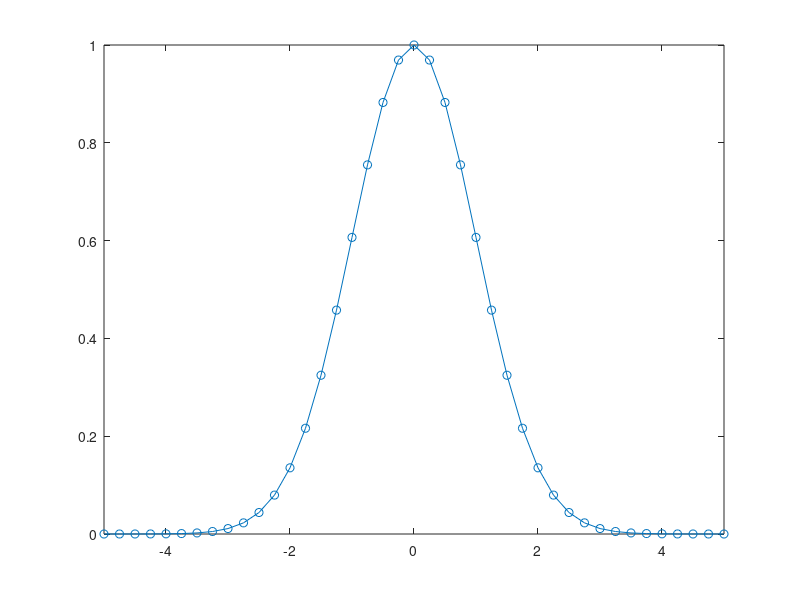
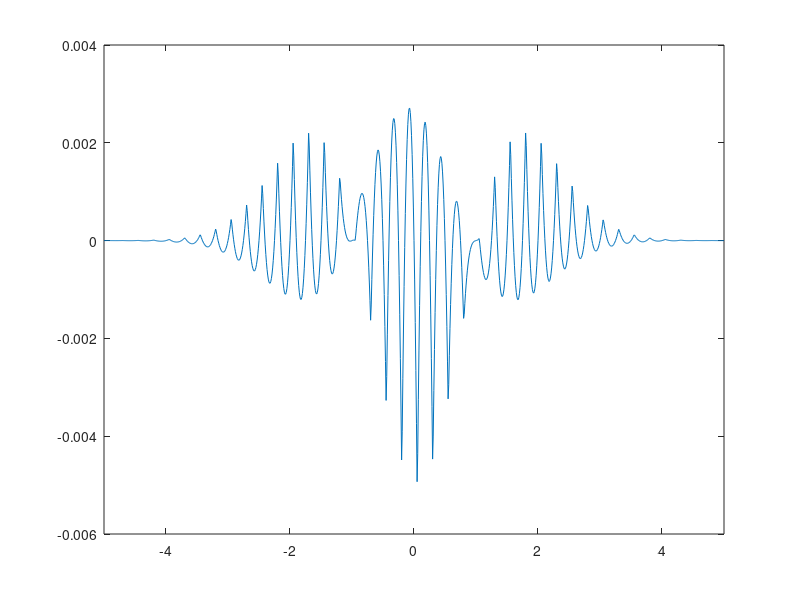
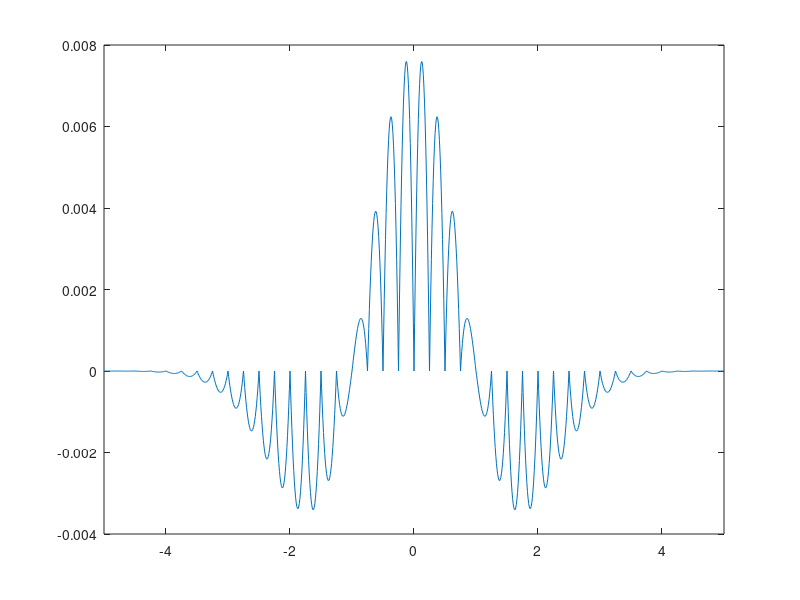
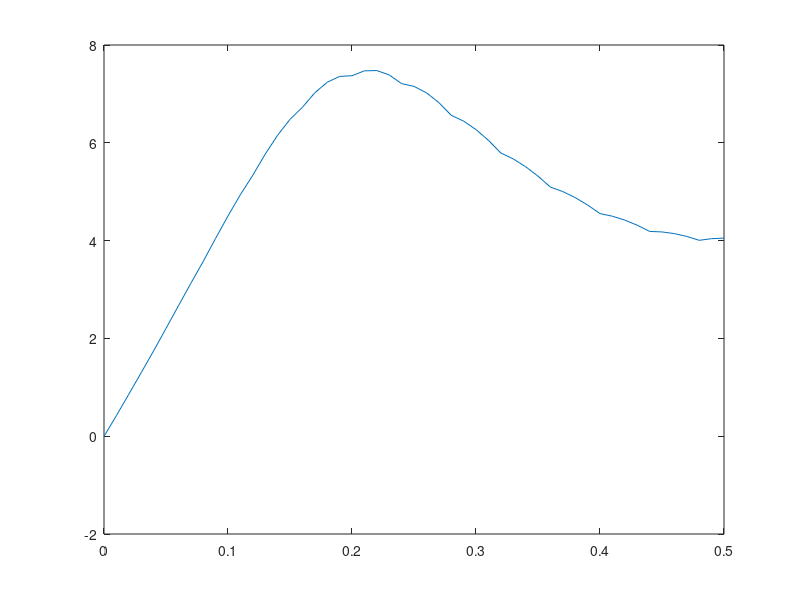

Reproduce these figures in MATLAB, in order.
%% Shifted linear interpolation of the Gaussian function
% Reference:
% Blu T, Thévenaz P, Unser M (2004): Linear Interpolation Revitalized.
% IEEE Trans. Image Proc. 13(5), 710-9

clear all; close all; clc;

dx = 0.25;

% vector of samples
xk = -5:dx:5;
fk = exp(-xk.^2/2);

figure; plot(xk,fk,'o-'); xlim([-5 5]);
print -dpng gauss01.png; close;


%% === Prefilter ===
function c = prefilter(fk,shift)
    pole = shift/(shift-1);
    zero = 1/(1-shift);

    c = zeros(size(fk));
    c(1) = fk(1);
    for i = 2:length(c)
        c(i) = pole*c(i-1) + zero*fk(i);
    end
end


%% === Shifted linear interpolation for arbitrary x ===
function y = slintp(x,xks,c)
    dx = xks(2)-xks(1);
    N = length(c);

    % left boundary
    if x <= xks(1)
        y = c(1);
        return;
    end

    nk = (x - xks(1))/dx;
    k = floor(nk);

    % Clamp k so we never access c(k+2) out of range
    if k >= N-1
        y = c(end);
        return;
    end

    deltax = dx*(nk - k);

    % Python: c[k]*(dx-deltax) + c[k+1]*deltax
    % MATLAB: c(k+1)*(dx-deltax) + c(k+2)*deltax
    y = (c(k+1)*(dx-deltax) + c(k+2)*deltax) / dx;
end



%% ==== shifted linear interpolation ====

shift = 0.21;
xks = xk + shift*dx;

xi  = -5:0.01:5;
nxi = length(xi);
fi  = zeros(size(xi));

c = prefilter(fk,shift);

for i = 1:nxi
    fi(i) = slintp(xi(i),xks,c);
end

dfis = exp(-xi.^2/2) - fi;

figure; plot(xi,dfis); xlim([-5 5]);
print -dpng gauss02.png; close;

L2s = std(dfis);
fprintf("std: %.6f\n",L2s);


%% ==== not shifted linear interpolation ====

shift = 0.0;
xks = xk + shift*dx;
c  = prefilter(fk,shift);

for i = 1:nxi
    fi(i) = slintp(xi(i),xks,c);
end

dfil = exp(-xi.^2/2) - fi;

figure; plot(xi,dfil); xlim([-5 5]);
print -dpng gauss03.png; close;

L2l = std(dfil);
fprintf("std: %.6f\n",L2l);

dBgain = 20*log10(L2l/L2s);
fprintf("gain: %.3f\n",dBgain);


%% ==== interpolation gain as a function of shift ====

function g = gain(shift)
    dx = 0.25;
    xk = -5:dx:5;
    fk = exp(-xk.^2/2);

    xks = xk + shift*dx;

    xi = -5:0.01:5;
    nxi = length(xi);

    c = prefilter(fk,shift);
    fi = zeros(size(xi));

    for j = 1:nxi
        fi(j) = slintp(xi(j),xks,c);
    end

    df = exp(-xi.^2/2) - fi;
    L2s = std(df);
    L2l = 0.002072;

    g = 20*log10(L2l/L2s);
end


s = 0:0.01:0.5;
gs = zeros(size(s));

for i = 1:length(s)
    gs(i) = gain(s(i));
end

figure; plot(s,gs); xlim([0 0.5]);
print -dpng gauss04.png; close;


%% ===== h(n) prefilter coefficients =====

tau = 0.21;
kvec = 0:100;

hn = ((-1).^kvec)/(1-tau) .* (tau/(1-tau)).^kvec;

figure; plot(kvec(1:21), hn(1:21));
xlim([0 20]);
print -dpng gauss05.png; close;


%% ===== hat function =====
function y = hat(x)
    if abs(x) > 1
        y = 0;
    else
        y = 1 - abs(x);
    end
end


%% ==== synthesis function ====
function f = fint(x,hn,tau)
    f = 0;
    n = length(hn);

    for i = 1:n
        f = f + hn(i) * hat(x - i + 1 - tau);
    end
end


xf = 0:0.05:10;
f  = zeros(size(xf));

for i = 1:length(xf)
    f(i) = fint(xf(i),hn,tau);
end

figure; plot(xf,f); hold on;
x0 = 0:10;
z0 = zeros(size(x0)); z0(1)=1;
plot(x0,z0,'ro');
xlim([-0.08,10.08]);
print -dpng gauss06.png;
close;
